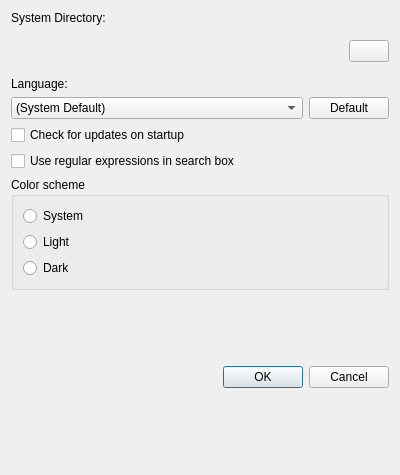
<?xml version="1.0" encoding="UTF-8"?>
<ui version="4.0">
 <class>VMManagerPreferences</class>
 <widget class="QDialog" name="VMManagerPreferences">
  <property name="geometry">
   <rect>
    <x>0</x>
    <y>0</y>
    <width>400</width>
    <height>475</height>
   </rect>
  </property>
  <property name="windowTitle">
   <string>Preferences</string>
  </property>
  <layout class="QVBoxLayout" name="verticalLayout">
   <item>
    <widget class="QLabel" name="label">
     <property name="text">
      <string>System Directory:</string>
     </property>
    </widget>
   </item>
   <item>
    <widget class="QWidget" name="widget" native="true">
     <layout class="QHBoxLayout" name="horizontalLayout">
      <property name="leftMargin">
       <number>0</number>
      </property>
      <property name="rightMargin">
       <number>0</number>
      </property>
      <item>
       <widget class="QLabel" name="systemDirectory">
        <property name="text">
         <string/>
        </property>
       </widget>
      </item>
      <item>
       <widget class="QPushButton" name="dirSelectButton">
        <property name="sizePolicy">
         <sizepolicy hsizetype="Maximum" vsizetype="Fixed">
          <horstretch>0</horstretch>
          <verstretch>0</verstretch>
         </sizepolicy>
        </property>
        <property name="text">
         <string/>
        </property>
       </widget>
      </item>
     </layout>
    </widget>
   </item>
   <item>
    <widget class="QLabel" name="labelLanguage">
     <property name="text">
      <string>Language:</string>
     </property>
    </widget>
   </item>
   <item>
    <layout class="QHBoxLayout" name="horizontalLayout_2">
     <item>
      <widget class="QComboBox" name="comboBoxLanguage">
       <property name="sizePolicy">
        <sizepolicy hsizetype="MinimumExpanding" vsizetype="Fixed">
         <horstretch>0</horstretch>
         <verstretch>0</verstretch>
        </sizepolicy>
       </property>
       <property name="maxVisibleItems">
        <number>30</number>
       </property>
       <item>
        <property name="text">
         <string>(System Default)</string>
        </property>
       </item>
      </widget>
     </item>
     <item>
      <widget class="QPushButton" name="pushButtonLanguage">
       <property name="text">
        <string>Default</string>
       </property>
      </widget>
     </item>
    </layout>
   </item>
   <item>
    <widget class="QCheckBox" name="updateCheckBox">
     <property name="text">
      <string>Check for updates on startup</string>
     </property>
    </widget>
   </item>
   <item>
    <widget class="QCheckBox" name="regexSearchCheckBox">
     <property name="text">
      <string>Use regular expressions in search box</string>
     </property>
    </widget>
   </item>
   <item>
    <widget class="QGroupBox" name="groupBoxColorScheme">
     <property name="title">
      <string>Color scheme</string>
     </property>
     <layout class="QVBoxLayout" name="verticalLayout_2">
      <item>
       <widget class="QRadioButton" name="radioButtonSystem">
        <property name="text">
         <string>System</string>
        </property>
       </widget>
      </item>
      <item>
       <widget class="QRadioButton" name="radioButtonLight">
        <property name="text">
         <string>Light</string>
        </property>
       </widget>
      </item>
      <item>
       <widget class="QRadioButton" name="radioButtonDark">
        <property name="text">
         <string>Dark</string>
        </property>
       </widget>
      </item>
     </layout>
    </widget>
   </item>
   <item>
    <spacer name="verticalSpacer">
     <property name="orientation">
      <enum>Qt::Orientation::Vertical</enum>
     </property>
     <property name="sizeHint" stdset="0">
      <size>
       <width>20</width>
       <height>40</height>
      </size>
     </property>
    </spacer>
   </item>
   <item>
    <widget class="QDialogButtonBox" name="buttonBox">
     <property name="orientation">
      <enum>Qt::Orientation::Horizontal</enum>
     </property>
     <property name="standardButtons">
      <set>QDialogButtonBox::StandardButton::Cancel|QDialogButtonBox::StandardButton::Ok</set>
     </property>
    </widget>
   </item>
   <item>
    <widget class="QWidget" name="widget" native="true">
     <property name="sizePolicy">
      <sizepolicy hsizetype="Preferred" vsizetype="Expanding">
       <horstretch>0</horstretch>
       <verstretch>0</verstretch>
      </sizepolicy>
     </property>
    </widget>
   </item>
  </layout>
 </widget>
 <tabstops>
  <tabstop>dirSelectButton</tabstop>
  <tabstop>comboBoxLanguage</tabstop>
  <tabstop>pushButtonLanguage</tabstop>
  <tabstop>updateCheckBox</tabstop>
  <tabstop>regexSearchCheckBox</tabstop>
 </tabstops>
 <resources/>
 <connections>
  <connection>
   <sender>buttonBox</sender>
   <signal>accepted()</signal>
   <receiver>VMManagerPreferences</receiver>
   <slot>accept()</slot>
   <hints>
    <hint type="sourcelabel">
     <x>248</x>
     <y>254</y>
    </hint>
    <hint type="destinationlabel">
     <x>157</x>
     <y>274</y>
    </hint>
   </hints>
  </connection>
  <connection>
   <sender>buttonBox</sender>
   <signal>rejected()</signal>
   <receiver>VMManagerPreferences</receiver>
   <slot>reject()</slot>
   <hints>
    <hint type="sourcelabel">
     <x>316</x>
     <y>260</y>
    </hint>
    <hint type="destinationlabel">
     <x>286</x>
     <y>274</y>
    </hint>
   </hints>
  </connection>
 </connections>
</ui>
